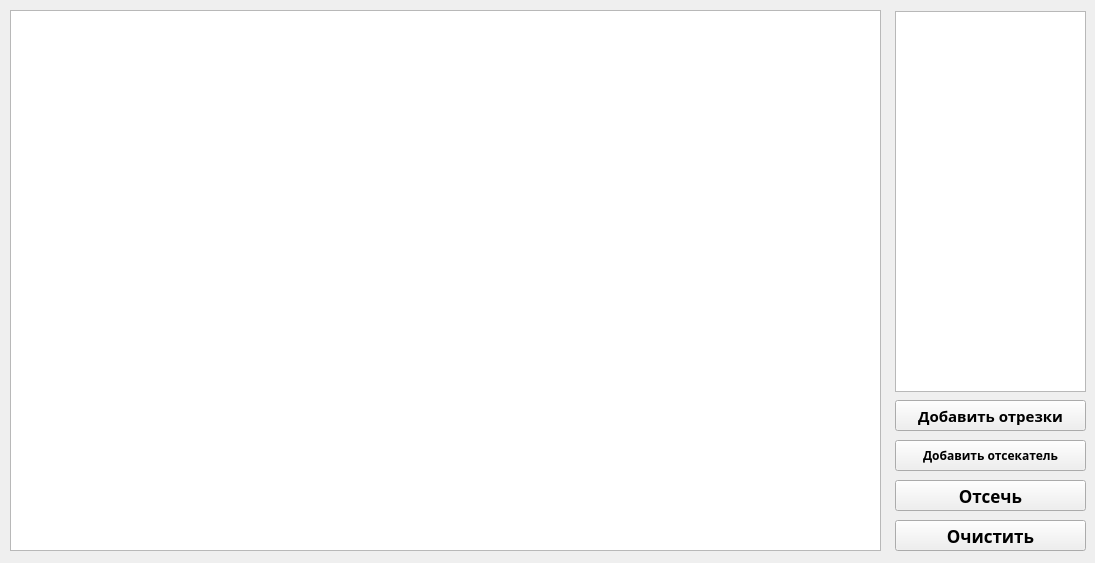
<?xml version="1.0" encoding="UTF-8"?>
<ui version="4.0">
 <class>MainWindow</class>
 <widget class="QMainWindow" name="MainWindow">
  <property name="geometry">
   <rect>
    <x>0</x>
    <y>0</y>
    <width>1095</width>
    <height>563</height>
   </rect>
  </property>
  <property name="windowTitle">
   <string>MainWindow</string>
  </property>
  <widget class="QWidget" name="centralwidget">
   <widget class="QGraphicsView" name="graphicsView">
    <property name="geometry">
     <rect>
      <x>10</x>
      <y>10</y>
      <width>871</width>
      <height>541</height>
     </rect>
    </property>
   </widget>
   <widget class="QListWidget" name="listWidget">
    <property name="geometry">
     <rect>
      <x>895</x>
      <y>11</y>
      <width>191</width>
      <height>381</height>
     </rect>
    </property>
   </widget>
   <widget class="QPushButton" name="pushButton">
    <property name="geometry">
     <rect>
      <x>895</x>
      <y>400</y>
      <width>191</width>
      <height>31</height>
     </rect>
    </property>
    <property name="font">
     <font>
      <family>asinastra</family>
      <pointsize>11</pointsize>
      <weight>75</weight>
      <italic>false</italic>
      <bold>true</bold>
     </font>
    </property>
    <property name="text">
     <string>Добавить отрезки</string>
    </property>
   </widget>
   <widget class="QPushButton" name="pushButton_2">
    <property name="geometry">
     <rect>
      <x>895</x>
      <y>440</y>
      <width>191</width>
      <height>31</height>
     </rect>
    </property>
    <property name="font">
     <font>
      <family>asinastra</family>
      <pointsize>9</pointsize>
      <weight>75</weight>
      <italic>false</italic>
      <bold>true</bold>
     </font>
    </property>
    <property name="text">
     <string>Добавить отсекатель</string>
    </property>
   </widget>
   <widget class="QPushButton" name="pushButton_3">
    <property name="geometry">
     <rect>
      <x>895</x>
      <y>480</y>
      <width>191</width>
      <height>31</height>
     </rect>
    </property>
    <property name="font">
     <font>
      <family>asinastra</family>
      <pointsize>13</pointsize>
      <weight>75</weight>
      <italic>false</italic>
      <bold>true</bold>
     </font>
    </property>
    <property name="text">
     <string>Отсечь</string>
    </property>
   </widget>
   <widget class="QPushButton" name="pushButton_4">
    <property name="geometry">
     <rect>
      <x>895</x>
      <y>520</y>
      <width>191</width>
      <height>31</height>
     </rect>
    </property>
    <property name="font">
     <font>
      <family>asinastra</family>
      <pointsize>13</pointsize>
      <weight>75</weight>
      <italic>false</italic>
      <bold>true</bold>
     </font>
    </property>
    <property name="text">
     <string>Очистить</string>
    </property>
   </widget>
  </widget>
 </widget>
 <resources/>
 <connections/>
</ui>
